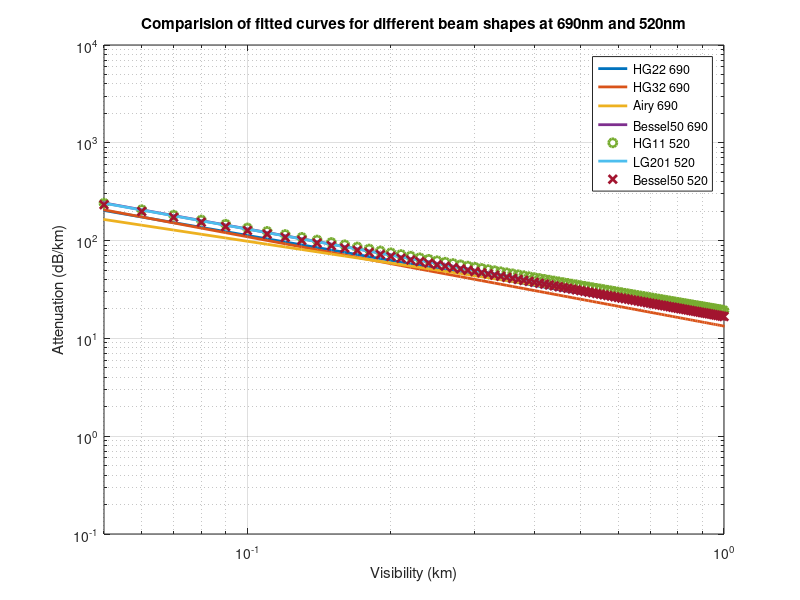

This figure's MATLAB source:
V = [0:0.01:100]';

HG22_690_a = 16.007126236004297;
HG22_690_b = -0.848478916000244;

HG32_690_a = 13.358711714115239;
HG32_690_b = -0.913509809734665;

Airy_690_a = 17.896479083664428;
Airy_690_b = -0.740437783281156;

Bessel50_690_a = 17.214618812723543;
Bessel50_690_b = -0.883141797363626;

Bessel50_520_a = 16.743474307141170;
Bessel50_520_b = -0.878957482692143;

LG201_520_a = 17.206804080735282;
LG201_520_b = -0.881531729325723;

HG11_520_a = 19.331623679594003;
HG11_520_b = -0.842517083493231;

%%
loglog(V,HG22_690_a*V.^HG22_690_b,'LineWidth',2)
hold on
loglog(V,HG32_690_a*V.^HG32_690_b,'LineWidth',2)
hold on
loglog(V,Airy_690_a*V.^Airy_690_b,'LineWidth',2)
hold on
loglog(V,Bessel50_690_a*V.^Bessel50_690_b,'LineWidth',2)
hold on
loglog(V,HG11_520_a*V.^HG11_520_b,"o",'LineWidth',2)
hold on
loglog(V,LG201_520_a*V.^LG201_520_b,'LineWidth',2)
hold on
loglog(V,Bessel50_520_a*V.^Bessel50_520_b,"x",'LineWidth',2)
hold on
%%
xlim([0.05 1])
title('Comparision of fitted curves for different beam shapes at 690nm and 520nm')
legend('HG22 690','HG32 690','Airy 690','Bessel50 690','HG11 520','LG201 520','Bessel50 520')
xlabel('Visibility (km)')
ylabel('Attenuation (dB/km)')
grid on ;
